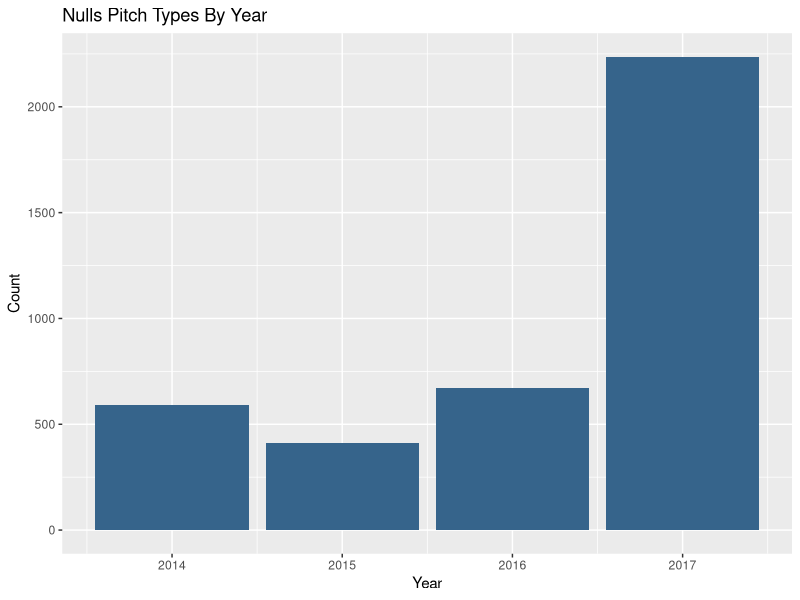
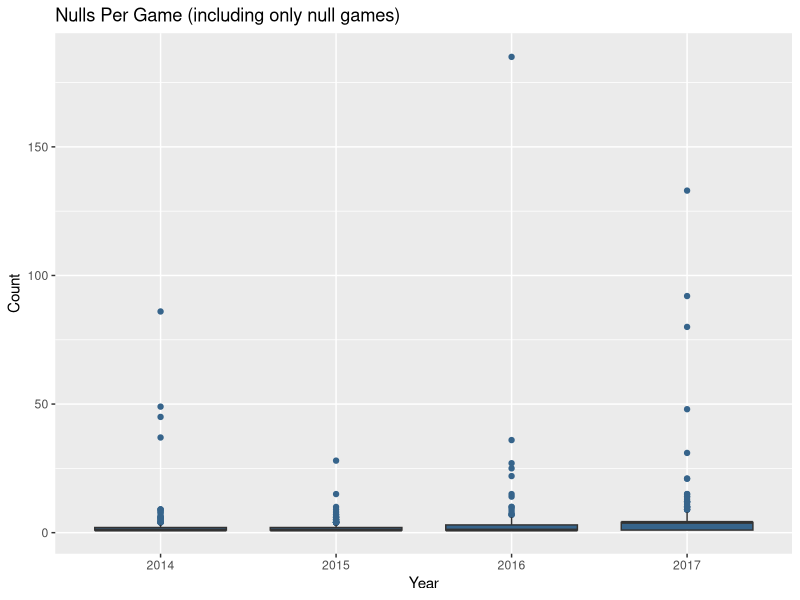
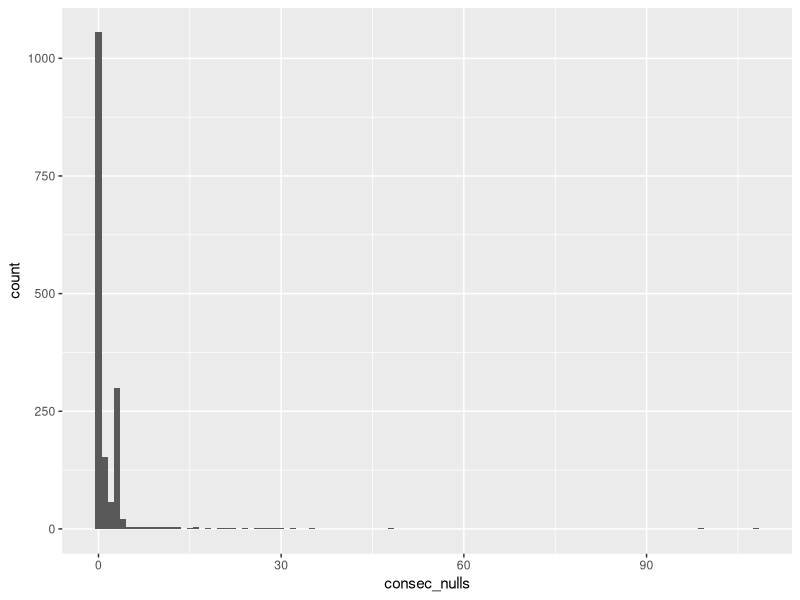
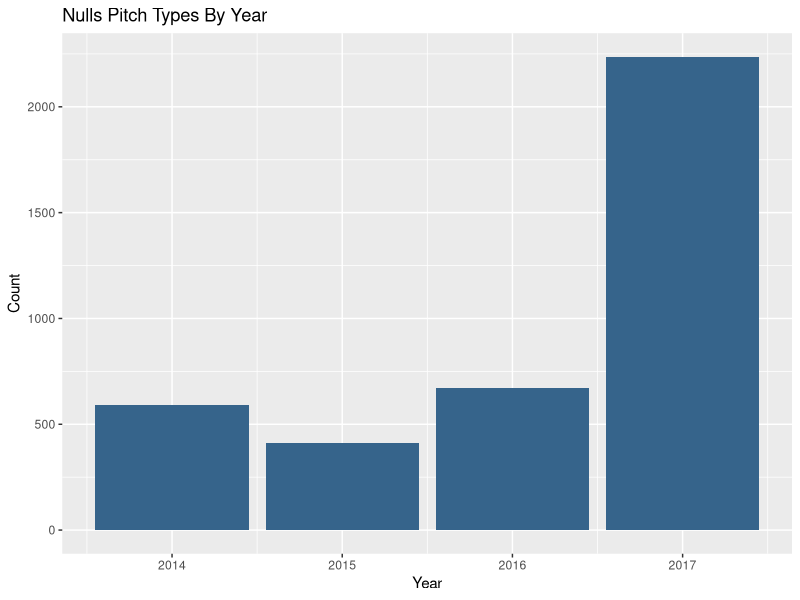
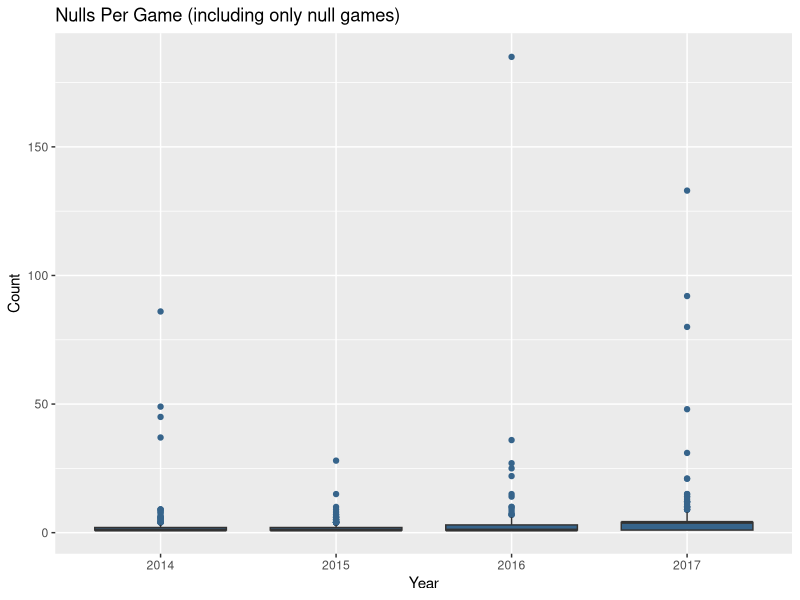
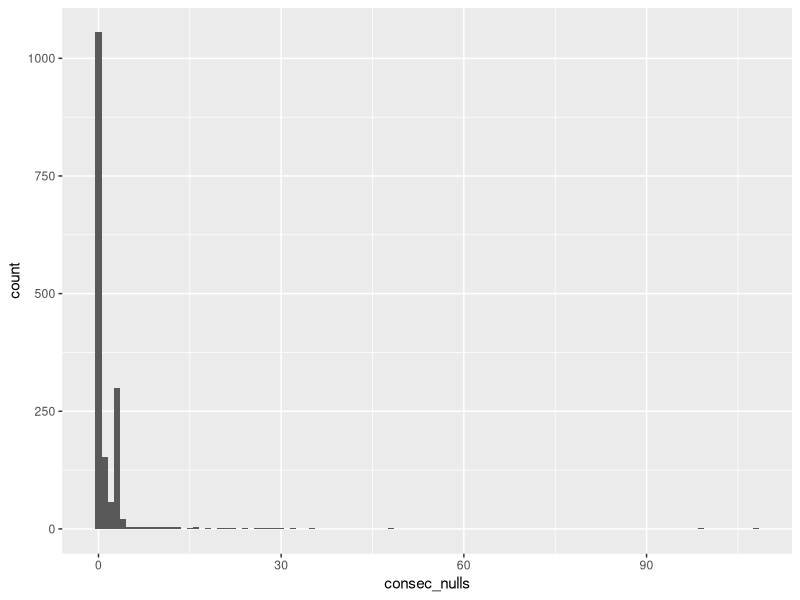

Here is the R script that generated these plots, in order:
library('ggplot2')

df <- read.csv('pitch_type_nulls.csv')
temp <- df[df$type == 'Total nulls', ]

ggplot(temp, aes(x = year, y = nulls)) +
    geom_bar(stat = 'identity', fill = 'steelblue4') +
    labs(x = 'Year', y = 'Count', title = 'Nulls Pitch Types By Year')
ggsave('nulls_by_year.pdf')

df2 <- read.csv('nulls_by_game.csv')

df2$year <- as.factor(df2$year)
ggplot(df2, aes(x = year, y = nulls)) +
    geom_boxplot(fill = 'steelblue4', outlier.colour = 'steelblue4') +
    labs(title = 'Nulls Per Game (including only null games)', y = 'Count', x = 'Year')
ggsave('nulls_by_game.pdf')

df3 <- read.csv('consec_nulls.csv')

ggplot(df3, aes(x = consec_nulls)) +
    geom_histogram(binwidth = 1)
ggsave('consec_nulls.pdf')
